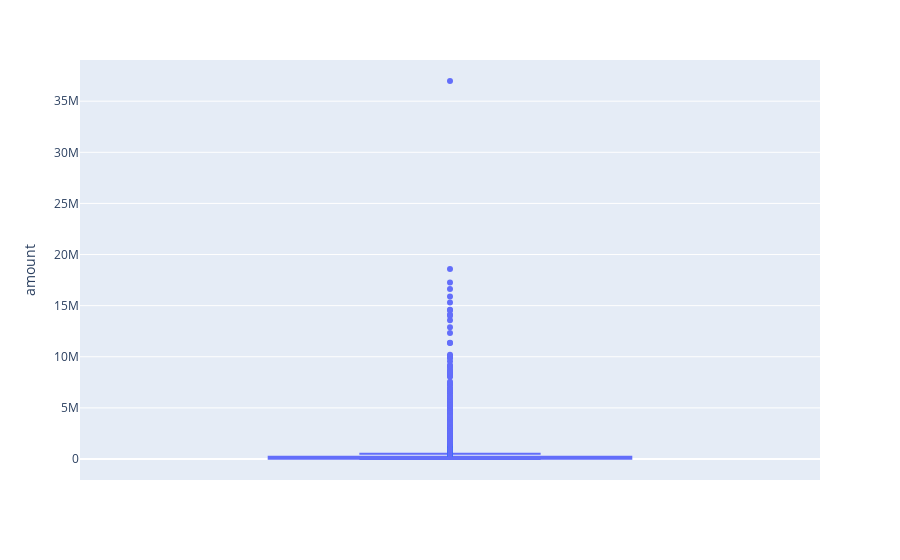

The cell this chart's notebook holds for it:
### Code cell
fig = px.box(data2, y="amount")
fig.show()

### Figure 1 — Plotly figure (JSON) as saved in the notebook; plotly's stock layout.template omitted (floating-point values rounded to 4 significant figures; data arrays with more than 128 entries replaced by an {"elided": "..."} marker saying what was removed)
{"data": [{"alignmentgroup": "True", "hovertemplate": "amount=%{y}<extra></extra>", "legendgroup": "", "marker": {"color": "#636efa"}, "name": "", "notched": false, "offsetgroup": "", "orientation": "v", "showlegend": false, "type": "box", "x0": " ", "xaxis": "x", "y": {"elided": "50000 float values"}, "y0": " ", "yaxis": "y"}], "layout": {"boxmode": "group", "legend": {"tracegroupgap": 0}, "margin": {"t": 60}, "xaxis": {"anchor": "y", "domain": [0, 1]}, "yaxis": {"anchor": "x", "domain": [0, 1], "title": {"text": "amount"}}}}
